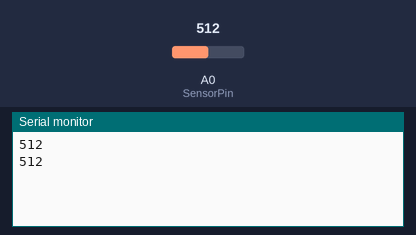
Bench run of a sketch on a simulated Arduino Uno, built with avr-gcc and run on an emulated ATmega328P. Parts: the last lines printed to the serial monitor. The test bench sets the inputs (shaded band); at power-on: A0 (SensorPin) = 512.

Above: at 1.8 s.
1.9 s: A0 (SensorPin) set to 716
At 2.6 s:
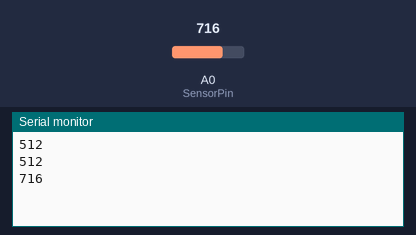
3.4 s: A0 (SensorPin) set to 900
At 4.8 s:
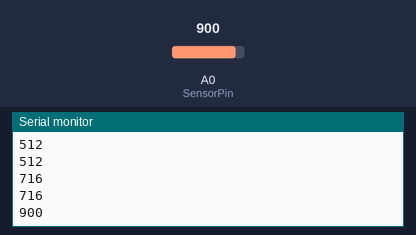
Timing chart, 0 to 6.4 s (numbered marks = the images above; inputs shaded):
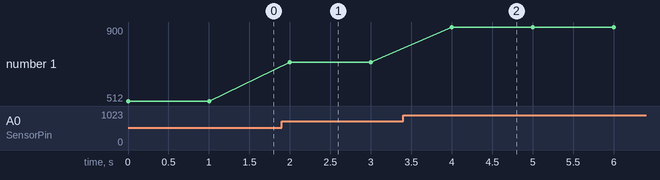

Measured:
- after the input at 1.9 s, the serial monitor: prints a new line after 0.10 s (image 1)
- after the input at 3.4 s, the serial monitor: prints a new line after 0.60 s (image 2)
- plotted number 1: 512 → 716 after the input at 1.9 s, 716 → 900 after the input at 3.4 s

The sketch:

heart_beat.ino
```cpp
/* *******************
 *  Name-Rohit Maurya
 *  date-06/02/20
 *  discription- count the heart beat
 */
 // senseor pin connected to analog pin
#define SensorPin A0

void setup() {
Serial.begin(9600);
pinMode(SensorPin,INPUT);

}

void loop() {
  /* print heat beat on  serial port*/
  Serial.println(analogRead(SensorPin));
  delay(1000);
}
```
